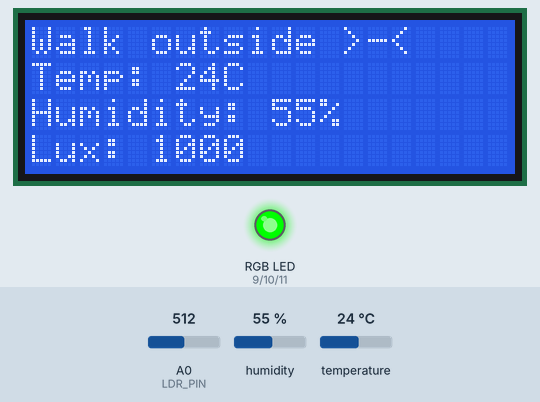
A sketch run on a simulated Arduino Uno, built with avr-gcc and run on an emulated ATmega328P. On the bench: 20×4 character LCD, an RGB LED mixed from three pins (HIGH = lit). Inputs (shaded band) come from the test bench; at power-on: humidity 55 %, A0 (LDR_PIN) = 512, temperature 24 °C.

Above: at 1.2 s.
1.3 s: humidity set to 41 %
At 3.0 s:
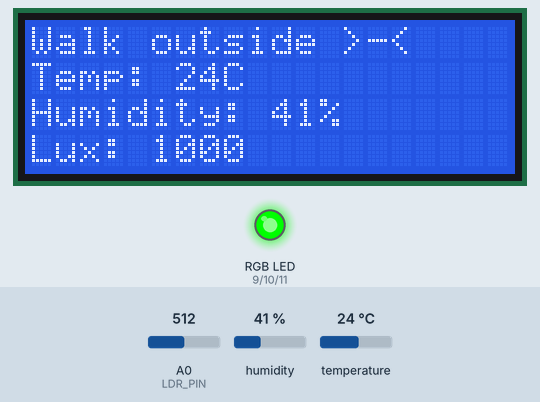
4.1 s: humidity set to 38 %
At 5.4 s:
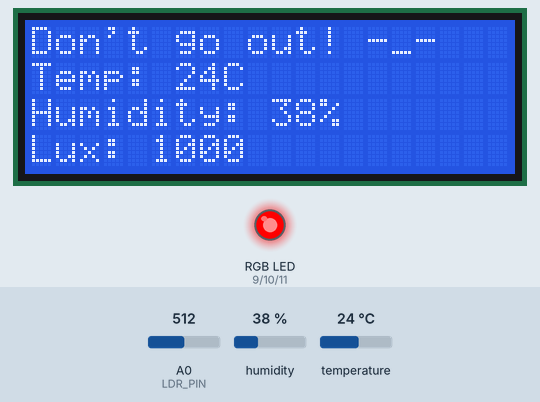
6.9 s: A0 (LDR_PIN) set to 716
At 9.0 s:
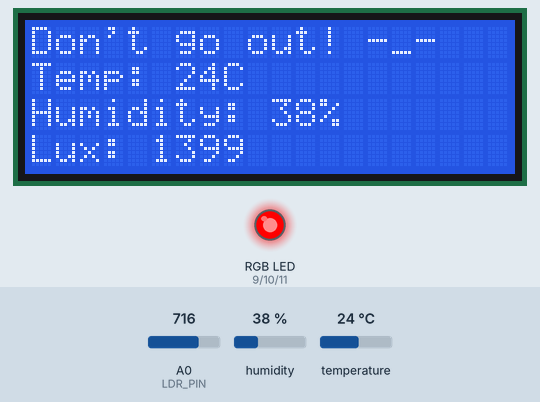
9.8 s: temperature set to 12 °C
At 11.4 s:
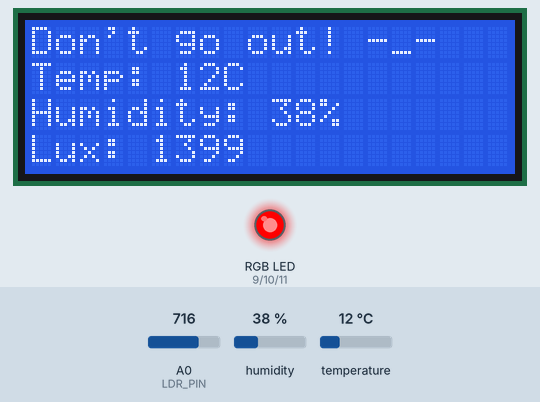
12.6 s: A0 (LDR_PIN) set to 900
At 15.0 s:
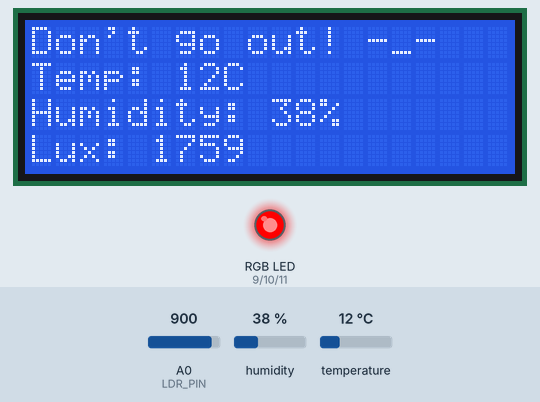
16.0 s: A0 (LDR_PIN) set to 1010
At 17.4 s:
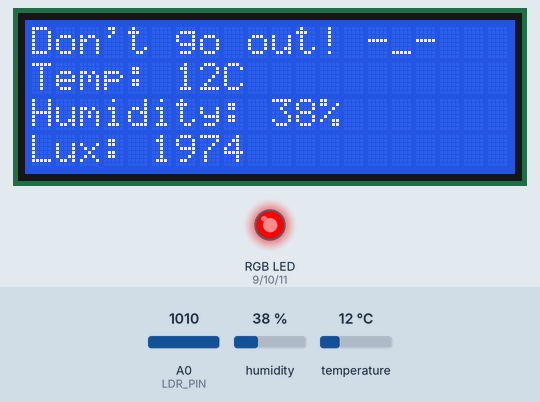
Timing chart, 0 to 19.0 s (numbered marks = the images above; inputs shaded):
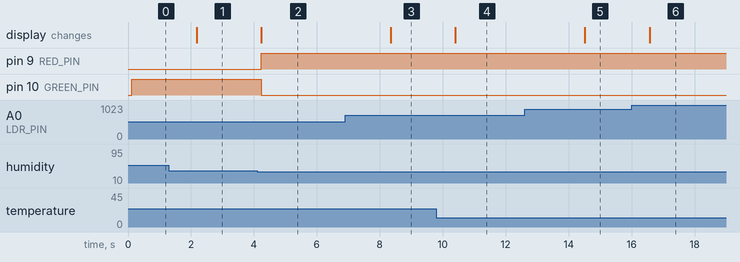

Measured:
- the behaviour switches between 40 and 39 % on humidity (found by bisection; images 1 and 2)
- after the input at 1.3 s, the display: changes after 0.88 s (image 1)
- after the input at 4.1 s, pin 9 (RED_PIN): LOW → HIGH after 0.13 s; pin 10 (GREEN_PIN): HIGH → LOW after 0.13 s; the display: changes after 0.13 s (image 2)
- after the input at 6.9 s, the display: changes after 1.4 s (image 3)
- after the input at 9.8 s, the display: changes after 0.60 s (image 4)
- after the input at 12.6 s, the display: changes after 1.9 s (image 5)
- after the input at 16.0 s, the display: changes after 0.57 s (image 6)

The sketch:

Weather-checking.ino
```cpp
#include <DHT.h>
#include <Wire.h>
#include <LiquidCrystal_I2C.h>

#define DHTPIN 2         // กำหนดพินที่ใช้เชื่อมต่อกับเซ็นเซอร์ DHT22
#define DHTTYPE DHT22    // กำหนดประเภทเซ็นเซอร์ที่ใช้ (DHT22)

DHT dht(DHTPIN, DHTTYPE);  // สร้างตัวแปรสำหรับ DHT sensor

#define LDR_PIN A0      // กำหนดพินที่ใช้เชื่อมต่อกับเซ็นเซอร์ LDR

LiquidCrystal_I2C lcd(0x27, 20, 4);  // กำหนด LCD โดยใช้ I2C ที่ address 0x27 และขนาดหน้าจอ 20x4

#define RED_PIN 9
#define GREEN_PIN 10
#define BLUE_PIN 11

int temperature;
int humidity;
int lightLevel;
String weatherStatus = "Walk outside >-<"; // สถานะอากาศเริ่มต้น

void setup() {
  Serial.begin(9600);
  dht.begin();
  lcd.begin(20, 4);
  lcd.backlight();
  lcd.clear();

  pinMode(RED_PIN, OUTPUT);
  pinMode(GREEN_PIN, OUTPUT);
  pinMode(BLUE_PIN, OUTPUT);
}

void loop() {
  temperature = dht.readTemperature();
  humidity = dht.readHumidity();
  lightLevel = analogRead(LDR_PIN);

  int lux = map(lightLevel, 0, 1023, 0, 2000);

  // ตรวจสอบเงื่อนไขอากาศ
  if ((temperature < 20 || temperature > 25) || (humidity < 40 || humidity > 60) || (lux < 100 || lux > 1000)) {
    weatherStatus = "Don't go out! -_-";  // หากไม่เหมาะสม
    lcd.clear();
    lcd.setCursor(0, 0);
    lcd.print("Don't go out! -_-");
    lcd.setCursor(0, 1);
    lcd.print("Temp: " + String(temperature) + "C");
    lcd.setCursor(0, 2);
    lcd.print("Humidity: " + String(humidity) + "%");
    lcd.setCursor(0, 3);
    lcd.print("Lux: " + String(lux));

    setRGBColor(255, 0, 0);  // ตั้งค่า RGB LED เป็นสีแดง
  } else {
    weatherStatus = "Walk outside >-<";  // หากเหมาะสม
    lcd.clear();
    lcd.setCursor(0, 0);
    lcd.print("Walk outside >-<");
    lcd.setCursor(0, 1);
    lcd.print("Temp: " + String(temperature) + "C");
    lcd.setCursor(0, 2);
    lcd.print("Humidity: " + String(humidity) + "%");
    lcd.setCursor(0, 3);
    lcd.print("Lux: " + String(lux));

    setRGBColor(0, 255, 0);  // ตั้งค่า RGB LED เป็นสีเขียว
  }

  delay(2000);  // หน่วงเวลา 2 วินาที
}

void setRGBColor(int redValue, int greenValue, int blueValue) {
  analogWrite(RED_PIN, redValue);
  analogWrite(GREEN_PIN, greenValue);
  analogWrite(BLUE_PIN, blueValue);
}
```
